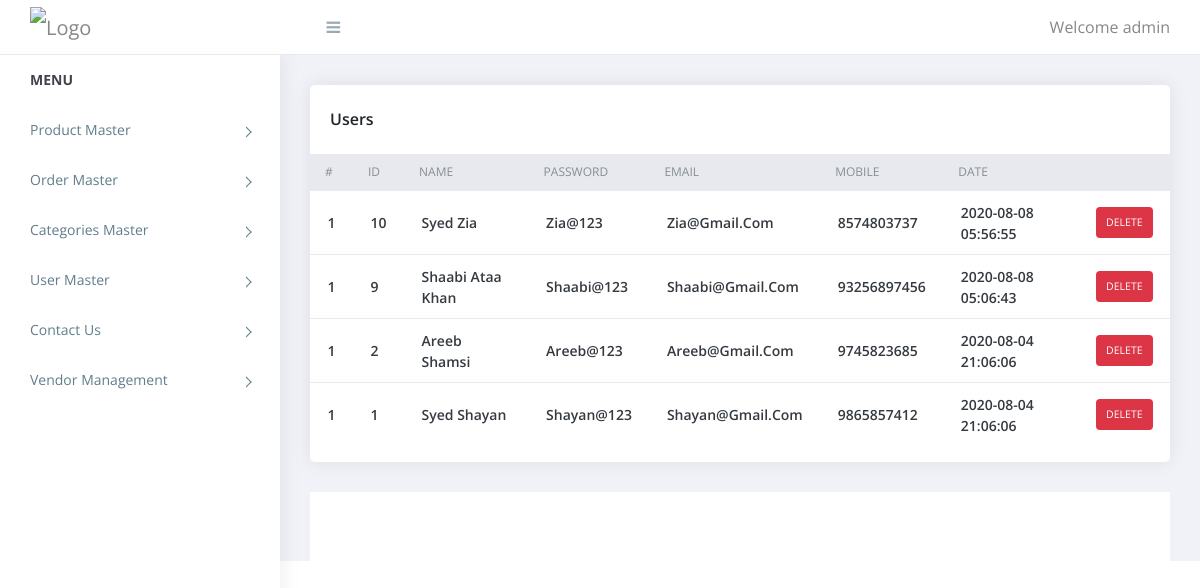
The app's page /admin/users.php (signed in) with its own data.
### tables this page shows
CREATE TABLE `users` (
  `id` int(11) NOT NULL,
  `name` varchar(255) NOT NULL,
  `password` varchar(50) NOT NULL,
  `email` varchar(50) NOT NULL,
  `mobile` varchar(15) NOT NULL,
  `added_on` datetime NOT NULL
);

### admin/users.php (the view, shortened to what this page needs)
<?php
require('includes/top.inc.php');
$sql = "SELECT * FROM users ORDER BY id DESC";
$res = mysqli_query($con, $sql);
?>
<div class="content pb-0">
    <div class="orders">
        <div class="row">
            <div class="col-xl-12">
                <div class="card">
                    <div class="card-body">
                        <h4 class="box-title">Users</h4>
                    </div>
                    <div class="card-body--">
                        <div class="table-stats order-table ov-h">
                            <table class="table ">
                                <thead>
                                    <tr>
                                        <th class="serial">#</th>
                                        <th>ID</th>
                                        <th>Name</th>
                                        <th>Password</th>
                                        <th>Email</th>
                                        <th>Mobile</th>
                                        <th>Date</th>
                                        <th></th>
                                    </tr>
                                </thead>
                                <tbody>
                                    <?php
                                    $i = 1;
                                    while ($row = mysqli_fetch_assoc($res)) {
                                    ?>
                                        <tr>
                                            <td class="serial"><?php echo $i ?></td>
                                            <td><?php echo $row['id'] ?></td>
                                            <td><?php echo $row['name'] ?></td>
                                            <td><?php echo $row['password'] ?></td>
                                            <td><?php echo $row['email'] ?></td>
                                            <td><?php echo $row['mobile'] ?></td>
                                            <td><?php echo $row['added_on'] ?></td>
                                            <td>
                                                <?php
                                                echo "<a href='?type=delete&id=" . $row['id'] . "'><span class='badge badge-danger'>Delete</span></a>";
                                                ?>
                                            </td>
                                        </tr>
                                    <?php
                                    }
                                    ?>
                                </tbody>
                            </table>
                        </div>
                    </div>
                </div>
            </div>
        </div>
    </div>
</div>
<?php
require('includes/footer.inc.php');
?>

### admin/assets/css/style.css (style rules this page uses)
body { display: table; font-family: open sans, sans-serif; font-size: 16px; width: 100% }
a, button { text-decoration: none; outline: none !important; color: #878787; -webkit-transition: all .25s ease; transition: all .25s ease }
h1, h2, h3, h4, h5, h6 { margin: 0 }
.pb-0 { padding-bottom: 0 }
.ov-h { overflow: hidden }
.order-table { position: relative }
.order-table:after, .order-table:before { content: ""; position: absolute; top: 0; height: 37px; width: 10px; background: #e8e9ef }
.order-table:after { right: -1px }
.order-table:before { left: -1px }
.order-table tr th { background: #e8e9ef }
.order-table tr td:last-child, .order-table tr th:last-child { text-align: right }
.order-table tr:last-child td { border: none }
.order-table .badge { color: #fff; padding: 10px; text-transform: uppercase; font-weight: 400 }
.content { float: left; padding: 1.875em; width: 100% }
.card { margin-bottom: 1.875em; border-radius: 5px; padding: 0; border: 0 solid transparent; -webkit-box-shadow: 0 0 20px rgba(0, 0, 0, .08); box-shadow: 0 0 20px rgba(0, 0, 0, .08) }
.card .box-title { font-weight: 600; font-size: 1em; padding: 5px 0 }
.card .card-body { float: left; padding: 1.25em; position: relative; width: 100% }
.card h4 { font-size: 1.1rem }
.table-stats table { font-family: open sans }
.table-stats table th, .table-stats table td { border: none; border-bottom: 1px solid #e8e9ef; color: #868e96; font-size: 12px; font-weight: 400; padding: .75em 1.25em; text-transform: uppercase }
.table-stats table td { color: #343a40; font-size: 14px; font-weight: 600; text-transform: capitalize; vertical-align: middle }
@media (max-width:1368px) { .card-body { padding: 15px } }

### records on screen
users: id "10", name "Syed Zia", password "Zia@123", email "Zia@gmail.com", mobile "8574803737", added_on "2020-08-08 05:56:55"
users: id "9", name "Shaabi Ataa Khan", password "Shaabi@123", email "Shaabi@gmail.com", mobile "93256897456", added_on "2020-08-08 05:06:43"
users: id "2", name "Areeb Shamsi", password "Areeb@123", email "Areeb@gmail.com", mobile "9745823685", added_on "2020-08-04 21:06:06"
users: id "1", name "Syed Shayan", password "Shayan@123", email "Shayan@gmail.com", mobile "9865857412", added_on "2020-08-04 21:06:06"

### other values on screen
$_SESSION['ADMIN_USERNAME'] "admin"
